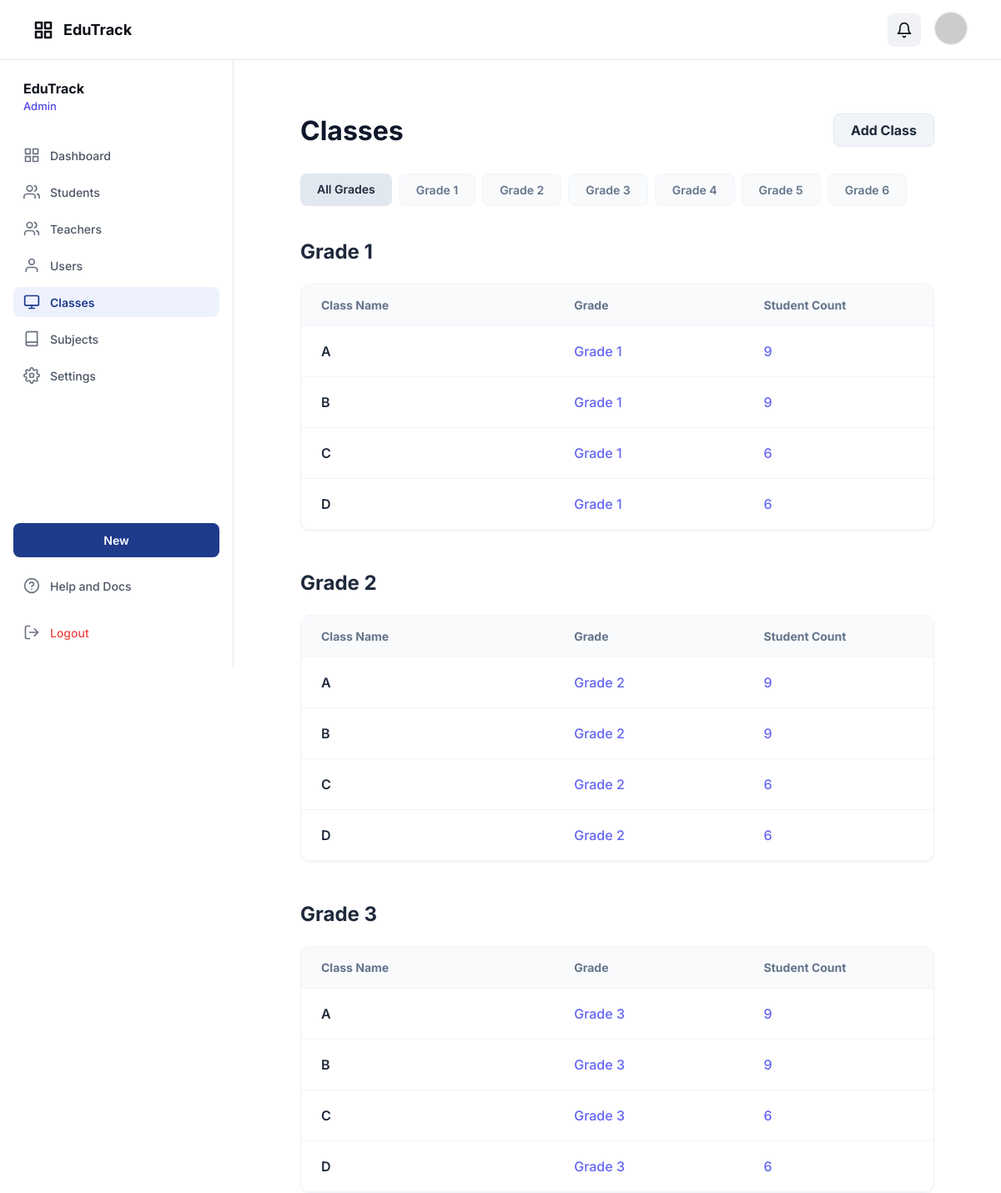
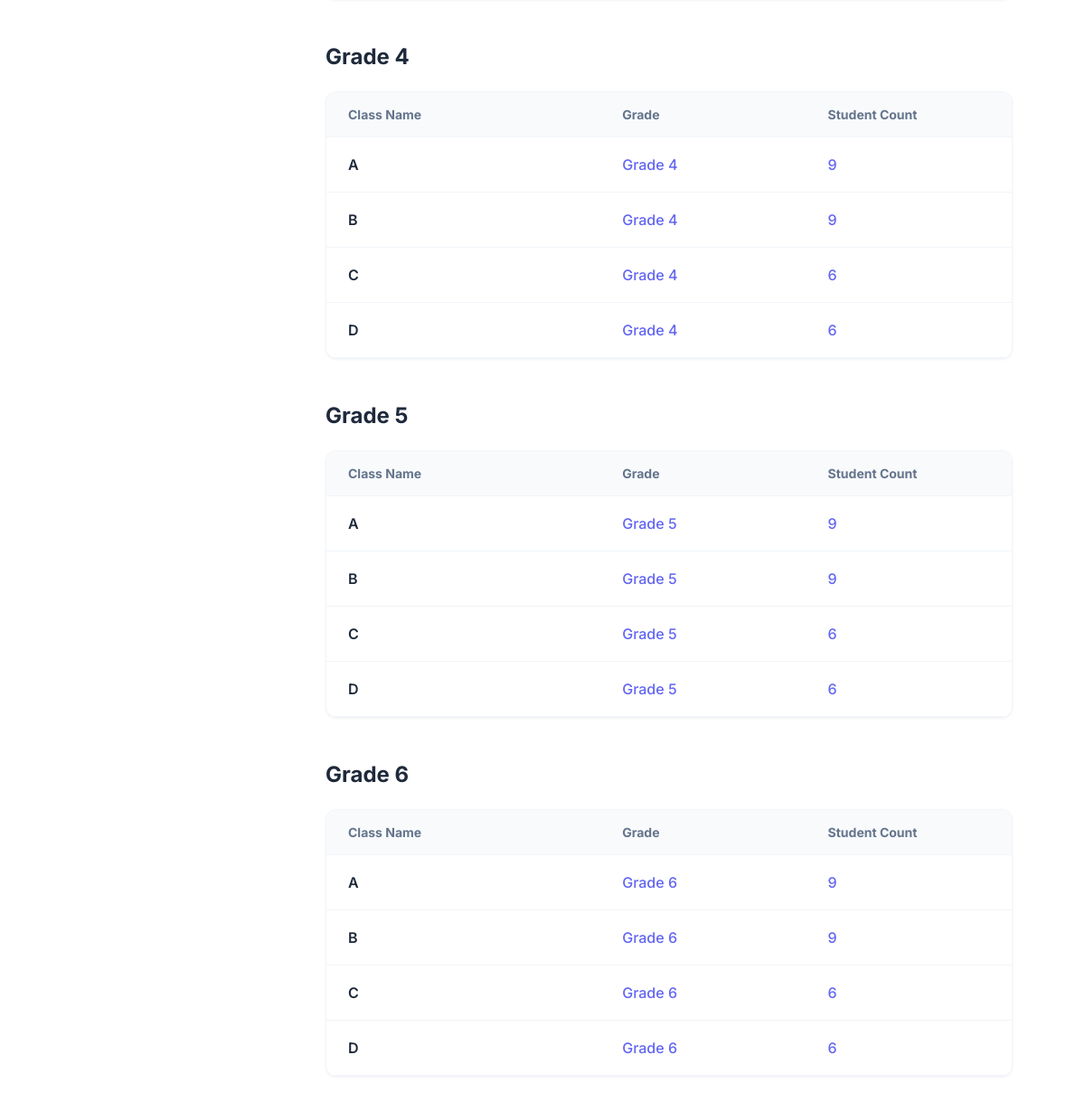
Screenshot of /school_app/index.php?controller=class&action=index (signed in) with the database file from the repository (2 pictures, top to bottom).
### tables this page shows
CREATE TABLE grades (
  id TINYINT UNSIGNED NOT NULL,
  grade_number TINYINT UNSIGNED NOT NULL,
  name VARCHAR(20) NOT NULL,
  PRIMARY KEY (id),
  UNIQUE KEY uq_grades_grade_number (grade_number),
  UNIQUE KEY uq_grades_name (name),
  CONSTRAINT chk_grade_number CHECK (grade_number BETWEEN 1 AND 6)
);

CREATE TABLE classes (
  id BIGINT UNSIGNED NOT NULL AUTO_INCREMENT,
  grade_id TINYINT UNSIGNED NOT NULL,
  name VARCHAR(40) NOT NULL,
  room VARCHAR(40) NULL,
  is_active TINYINT(1) NOT NULL DEFAULT 1,
  created_at TIMESTAMP NOT NULL DEFAULT CURRENT_TIMESTAMP,
  updated_at TIMESTAMP NOT NULL DEFAULT CURRENT_TIMESTAMP ON UPDATE CURRENT_TIMESTAMP,
  PRIMARY KEY (id),
  UNIQUE KEY uq_classes_grade_name (grade_id, name),
  KEY idx_classes_grade (grade_id),
  CONSTRAINT fk_classes_grade FOREIGN KEY (grade_id) REFERENCES grades(id) ON DELETE RESTRICT
);

### school_app/controllers/ClassController.php (called while the page is built, shortened)
<?php
require_once __DIR__ . '/../models/ClassModel.php';
require_once __DIR__ . '/../models/Grade.php';
class ClassController
{
    public function index()
    {
        $selectedGrade = $_GET['grade_id'] ?? null;
        $filters = [];
        $classes = ClassModel::getAllWithStudentCounts($filters);
        $grades = Grade::getAll();
        render_view('views/admin/classes/index.php', [
            'classes' => $classes,
            'grades' => $grades,
            'selectedGrade' => $selectedGrade
        ]);
    }
}

### school_app/models/Grade.php (called while the page is built, shortened)
<?php
class Grade extends Model
{
    public static function getAll()
    {
        $db = Database::connect();
        $sql = "SELECT * FROM grades ORDER BY grade_number";
        $stmt = $db->query($sql);
        return $stmt->fetchAll(PDO::FETCH_OBJ);
    }
}

### school_app/models/ClassModel.php (called while the page is built, shortened)
<?php
class ClassModel extends Model
{
    public static function getAllWithStudentCounts($filters = [])
    {
        $db = Database::connect();
        $yearStmt = $db->query("SELECT id FROM school_years WHERE is_current = 1 LIMIT 1");
        $currentYear = $yearStmt->fetch(PDO::FETCH_OBJ);
        $schoolYearId = $currentYear ? $currentYear->id : 0;
        $sql = "SELECT
                    c.*,
                    g.name as grade_name,
                    g.grade_number,
                    (SELECT COUNT(*) FROM enrollments e
                     WHERE e.class_id = c.id
                       AND e.school_year_id = ?
                       AND e.status = 'ACTIVE') as student_count
                FROM classes c
                JOIN grades g ON c.grade_id = g.id
                WHERE 1=1";
        $params = [$schoolYearId];
        $sql .= " ORDER BY g.grade_number, c.name";
        $stmt = $db->prepare($sql);
        $stmt->execute($params);
        return $stmt->fetchAll(PDO::FETCH_OBJ);
    }
}

### school_app/views/admin/classes/index.php (the view, shortened to what this page needs)
<div class="classes-container" style="padding: 40px;">
    <div style="display: flex; justify-content: space-between; align-items: center; margin-bottom: 32px;">
        <h1 style="font-size: 32px; font-weight: 700; color: #0f172a; margin: 0;">Classes</h1>
        <a href="index.php?controller=class&action=add" class="btn-primary"
            style="background-color: #f1f5f9; color: #1e293b; padding: 10px 20px; border-radius: 8px; font-weight: 700; border: 1px solid #e2e8f0; text-decoration: none;">
            Add Class
        </a>
    </div>
    <div style="display: flex; gap: 8px; margin-bottom: 32px; overflow-x: auto; padding-bottom: 8px;">
        <a href="index.php?controller=class&action=index"
            style="padding: 10px 20px; border-radius: 8px; font-weight: 600; font-size: 14px; text-decoration: none;
                  <?php echo !$selectedGrade ? 'background-color: #e2e8f0; color: #1e293b;' : 'background-color: #f8fafc; color: #64748b; border: 1px solid #f1f5f9;'; ?>">
            All Grades
        </a>
        <?php foreach ($grades as $grade): ?>
            <a href="index.php?controller=class&action=index&grade_id=<?php echo $grade->id; ?>"
                style="padding: 10px 20px; border-radius: 8px; font-weight: 600; font-size: 14px; text-decoration: none;
                      <?php echo $selectedGrade == $grade->id ? 'background-color: #e2e8f0; color: #1e293b;' : 'background-color: #f8fafc; color: #64748b; border: 1px solid #f1f5f9;'; ?>">
                <?php echo htmlspecialchars($grade->name); ?>
            </a>
        <?php endforeach; ?>
    </div>
    <?php
    $groupedClasses = [];
    foreach ($classes as $class) {
        $groupedClasses[$class->grade_name][] = $class;
    }
    if (empty($groupedClasses)): ?>
        <div
            style="text-align: center; padding: 60px; background: #f8fafc; border-radius: 24px; border: 2px dashed #e2e8f0;">
            <p style="color: #64748b; font-size: 18px; font-weight: 500;">No classes found.</p>
            <a href="index.php?controller=class&action=add"
                style="color: #2563eb; font-weight: 700; text-decoration: none;">Create your first class</a>
        </div>
    <?php else: ?>
        <?php foreach ($groupedClasses as $gradeName => $gradeClasses): ?>
            <div style="margin-bottom: 48px;">
                <h2 style="font-size: 24px; font-weight: 700; color: #1e293b; margin-bottom: 24px;">
                    <?php echo htmlspecialchars($gradeName); ?>
                </h2>
                <div class="card" style="padding: 0; overflow: hidden; border-radius: 12px; border: 1px solid #f1f5f9;">
                    <table style="width: 100%; border-collapse: collapse; text-align: left;">
                        <thead>
                            <tr style="background-color: #f8fafc; border-bottom: 1px solid #f1f5f9;">
                                <th style="padding: 16px 24px; font-size: 14px; font-weight: 700; color: #64748b; width: 40%;">
                                    Class Name</th>
                                <th style="padding: 16px 24px; font-size: 14px; font-weight: 700; color: #64748b; width: 30%;">
                                    Grade</th>
                                <th style="padding: 16px 24px; font-size: 14px; font-weight: 700; color: #64748b; width: 30%;">
                                    Student Count</th>
                            </tr>
                        </thead>
                        <tbody>
                            <?php foreach ($gradeClasses as $class): ?>
                                <tr style="border-bottom: 1px solid #f1f5f9;">
                                    <td style="padding: 20px 24px; font-size: 16px; font-weight: 600; color: #1e293b;">
                                        <?php echo htmlspecialchars($class->name); ?>
                                    </td>
                                    <td style="padding: 20px 24px; font-size: 16px; color: #6366f1; font-weight: 500;">
                                        <?php echo htmlspecialchars($class->grade_name); ?>
                                    </td>
                                    <td style="padding: 20px 24px; font-size: 16px; color: #6366f1; font-weight: 500;">
                                        <?php echo $class->student_count; ?>
                                    </td>
                                </tr>
                            <?php endforeach; ?>
                        </tbody>
                    </table>
                </div>
            </div>
        <?php endforeach; ?>
    <?php endif; ?>
</div>

### school_app/assets/css/app.css (style rules this page uses)
:root { --primary: #1e3a89; --primary-light: #e8eaf2; --bg-main: #f9f9f9; --bg-white: #ffffff; --text-main: #0f1119; --text-muted: #546691; --text-dark: #0c111c; --border-color: #e5e8ea; --border-input: #d1d6e5; --error: #ef4444; --success: #10b981; --spacing-xs: 4px; --spacing-sm: 8px; --spacing-md: 12px; --spacing-lg: 16px; --spacing-xl: 20px; --spacing-2xl: 24px; --spacing-4xl: 40px; --font-family: "Inter", -apple-system, BlinkMacSystemFont, "Segoe UI", Roboto, sans-serif; --font-size-xs: 12px; --font-size-sm: 14px; --font-size-md: 16px; --font-size-lg: 18px; --font-size-xl: 24px; --font-size-2xl: 28px; --font-size-3xl: 32px; }
* { -webkit-font-smoothing: antialiased; box-sizing: border-box; }
html, body { margin: 0; padding: 0; height: 100%; font-family: var(--font-family); background-color: var(--bg-white); color: var(--text-main); }
a { text-decoration: none; color: inherit; }
.card { background-color: var(--bg-white); border: 1px solid var(--input-border); border-radius: 12px; padding: var(--spacing-2xl); box-shadow: 0 1px 3px rgba(0, 0, 0, 0.05); }
.depth-frame-11, .depth-frame-13, .depth-frame-29, .depth-frame-32, .btn-primary { background-color: var(--primary); color: #f9f9f9; border-radius: 8px; height: 40px; display: flex; align-items: center; justify-content: center; }

### rows the page displays
grades: name "Grade 1"
grades: name "Grade 2"
grades: name "Grade 3"
grades: name "Grade 4"
grades: name "Grade 5"
grades: name "Grade 6"
classes: name "A", grade.name "Grade 1", student_count "9"
classes: name "B", grade.name "Grade 1", student_count "9"
classes: name "C", grade.name "Grade 1", student_count "6"
classes: name "D", grade.name "Grade 1", student_count "6"
classes: name "A", grade.name "Grade 2", student_count "9"
classes: name "B", grade.name "Grade 2", student_count "9"
classes: name "C", grade.name "Grade 2", student_count "6"
classes: name "D", grade.name "Grade 2", student_count "6"
classes: name "A", grade.name "Grade 3", student_count "9"
classes: name "B", grade.name "Grade 3", student_count "9"
classes: name "C", grade.name "Grade 3", student_count "6"
classes: name "D", grade.name "Grade 3", student_count "6"
classes: name "A", grade.name "Grade 4", student_count "9"
classes: name "B", grade.name "Grade 4", student_count "9"
classes: name "C", grade.name "Grade 4", student_count "6"
classes: name "D", grade.name "Grade 4", student_count "6"
classes: name "A", grade.name "Grade 5", student_count "9"
classes: name "B", grade.name "Grade 5", student_count "9"
classes: name "C", grade.name "Grade 5", student_count "6"
classes: name "D", grade.name "Grade 5", student_count "6"
classes: name "A", grade.name "Grade 6", student_count "9"
classes: name "B", grade.name "Grade 6", student_count "9"
classes: name "C", grade.name "Grade 6", student_count "6"
classes: name "D", grade.name "Grade 6", student_count "6"

### other values shown
$displayRole "Admin"
$gradeName "Grade 1"
$gradeName "Grade 2"
$gradeName "Grade 3"
$gradeName "Grade 4"
$gradeName "Grade 5"
$gradeName "Grade 6"
